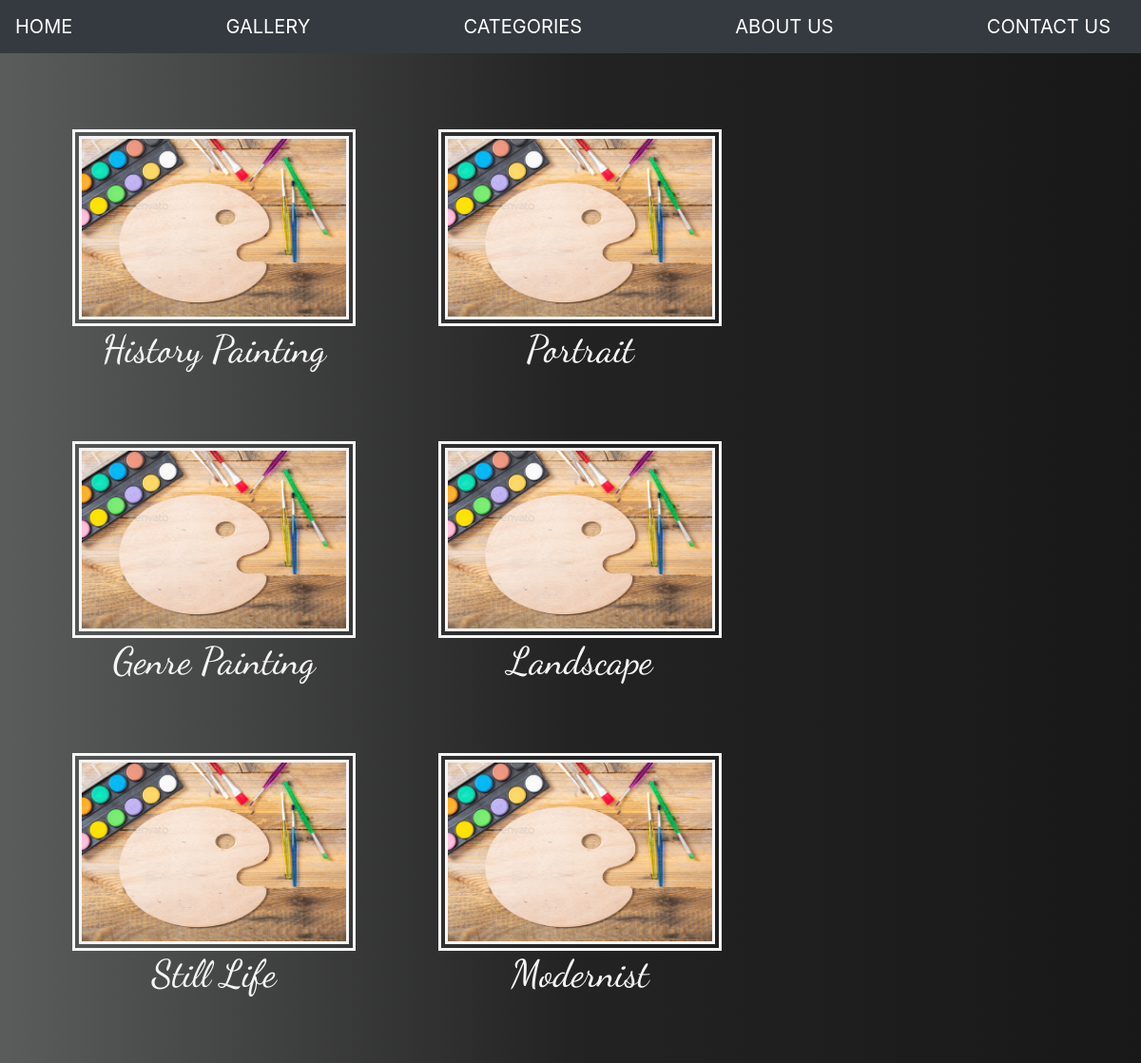
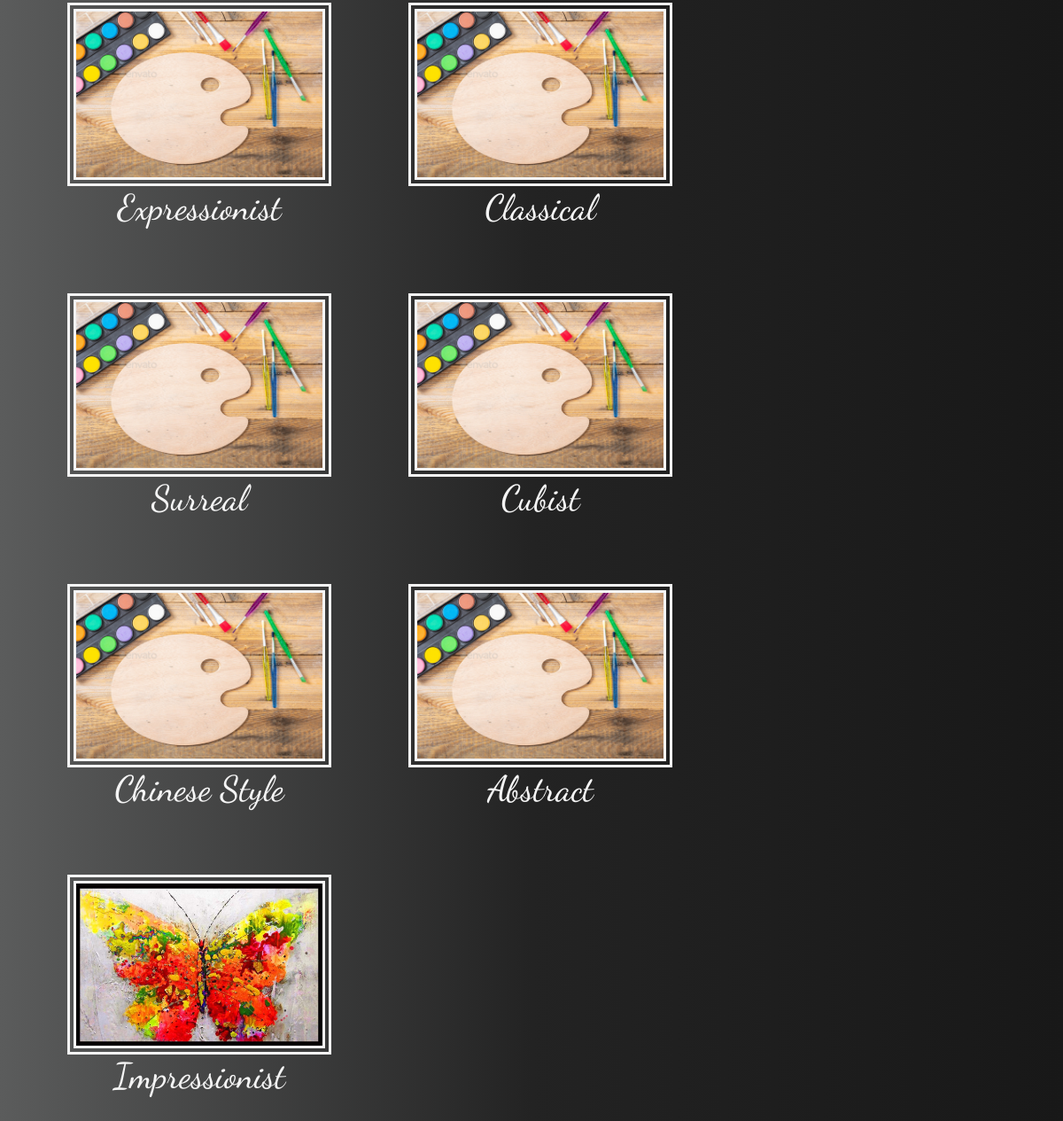
Page /categories/ on the committed database (2 pictures, top to bottom).
### gallery_app/models.py (models this page shows, shortened)
class Category(models.Model):
    name = models.CharField(max_length=50)
    image = models.ImageField(upload_to='category_images/', default='category_images/palette.jpg')

### gallery_app/views.py (the view)
# urls.py: path('categories/', views.categories_page, name='categories_page'),
def categories_page(request):
    categories = Category.objects.all()
    context = {
        'categories': categories,
    }
    return render(request, 'gallery_app/categories_page.html', context)

### templates/gallery_app/categories_page.html (shortened to what this page needs)
{% extends 'base.html' %}
{% load static %}
{% block content %}
  <div class="main-container">
    {% for category in categories %}
      <a href="{% url 'view-by-category' category.pk %}" class="category-container">
        <img src="{{ category.image.url }}" alt="">
        <h1>{{ category.name|title }}</h1>
      </a>
    {% endfor %}
  </div>
{% endblock content %}

### templates/base.html (style rules this page uses)
body { background: linear-gradient(90deg, #5b5c5c, #232323, #181818); }

### templates/gallery_app/categories_page.html (style rules this page uses)
.main-container { display: flex; flex-wrap: wrap; margin: 50px; gap: 35px; }
.category-container { display: flex; flex-direction: column; align-items: center; max-height: 400px; max-width: 350px; color: whitesmoke; padding-top: 30px; }
.category-container img { max-width: 85%; height: auto; object-fit: cover; border: whitesmoke double 10px; }
.category-container h1 { font-family: 'Dancing Script', cursive; }

### rows in the picture
Category: image (picture), name "History Painting"
Category: image (picture), name "Portrait"
Category: image (picture), name "Genre Painting"
Category: image (picture), name "Landscape"
Category: image (picture), name "Still Life"
Category: image (picture), name "Modernist"
Category: image (picture), name "Expressionist"
Category: image (picture), name "Classical"
Category: image (picture), name "Surreal"
Category: image (picture), name "Cubist"
Category: image (picture), name "Chinese Style"
Category: image (picture), name "Abstract"
Category: image (picture), name "Impressionist"
